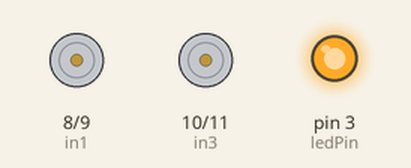
Recording of a sketch running on a simulated Arduino Uno, built with avr-gcc and run on an emulated ATmega328P. On the bench: motor-driver pin pairs drawn as motors (green arrow = first pin HIGH = forward, orange = second pin HIGH = backward, longer = more drive, scaled by the enable pin), output pins drawn as LEDs (lit = HIGH).

Above: at 1.5 s.
At 2.5 s:
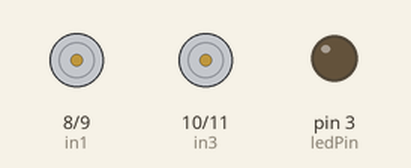
At 3.5 s:
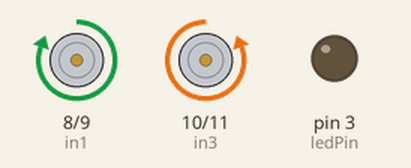
At 4.5 s:
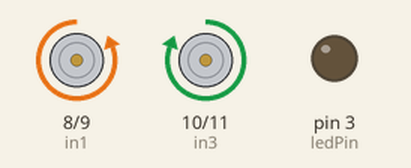
At 5.5 s:
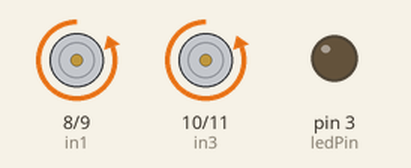
At 7.5 s:
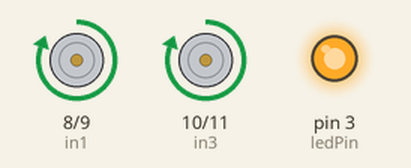
Timing chart, 0 to 8.8 s (numbered marks = the images above):
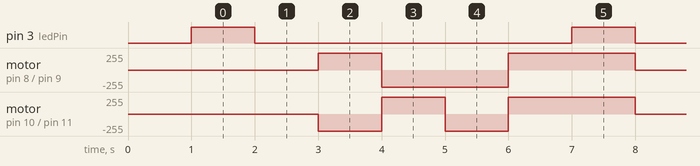

Measured:
- by itself, pin 3 (ledPin): alternates HIGH for 1.0 s and LOW for 5.0 s
- by itself, motor on pin 8 (in1) / pin 9 (in2): repeats every 6.0 s: backward 255/255 2.0 s, forward 255/255 2.0 s, stopped 1.0 s, forward 255/255 1.0 s
- by itself, motor on pin 10 (in3) / pin 11 (in4): repeats every 6.0 s: forward 255/255 1.0 s, backward 255/255 1.0 s, forward 255/255 2.0 s, stopped 1.0 s, backward 255/255 1.0 s

The sketch:

motor_driver_test.ino
```cpp
int ena = 5;
int enb = 6;

int in1 = 8;
int in2 = 9;
int in3 = 10;
int in4 = 11;

int ledPin = 3;

void setup()
{
    Serial.begin(9600);

    pinMode(ena, OUTPUT);
    pinMode(enb, OUTPUT);

    pinMode(in1, OUTPUT);
    pinMode(in2, OUTPUT);
    pinMode(in3, OUTPUT);
    pinMode(in4, OUTPUT);

    pinMode(ledPin, OUTPUT);

    analogWrite(ena, 255);
    analogWrite(enb, 255);
    delay(1000);
}

void loop()
{
    digitalWrite(ledPin, HIGH);
    delay(1000);
    digitalWrite(ledPin, LOW);

    digitalWrite(in1, LOW);
    digitalWrite(in2, LOW);
    digitalWrite(in3, LOW);
    digitalWrite(in4, LOW);
    delay(1000);

    // forward
    digitalWrite(in1, HIGH);
    digitalWrite(in2, LOW);
    digitalWrite(in3, LOW);
    digitalWrite(in4, HIGH);
    delay(1000);

    // backward
    digitalWrite(in1, LOW);
    digitalWrite(in2, HIGH);
    digitalWrite(in3, HIGH);
    digitalWrite(in4, LOW);
    delay(1000);

    // left
    digitalWrite(in1, LOW);
    digitalWrite(in2, HIGH);
    digitalWrite(in3, LOW);
    digitalWrite(in4, HIGH);
    delay(1000);

    // right
    digitalWrite(in1, HIGH);
    digitalWrite(in2, LOW);
    digitalWrite(in3, HIGH);
    digitalWrite(in4, LOW);
    delay(1000);
}
```
